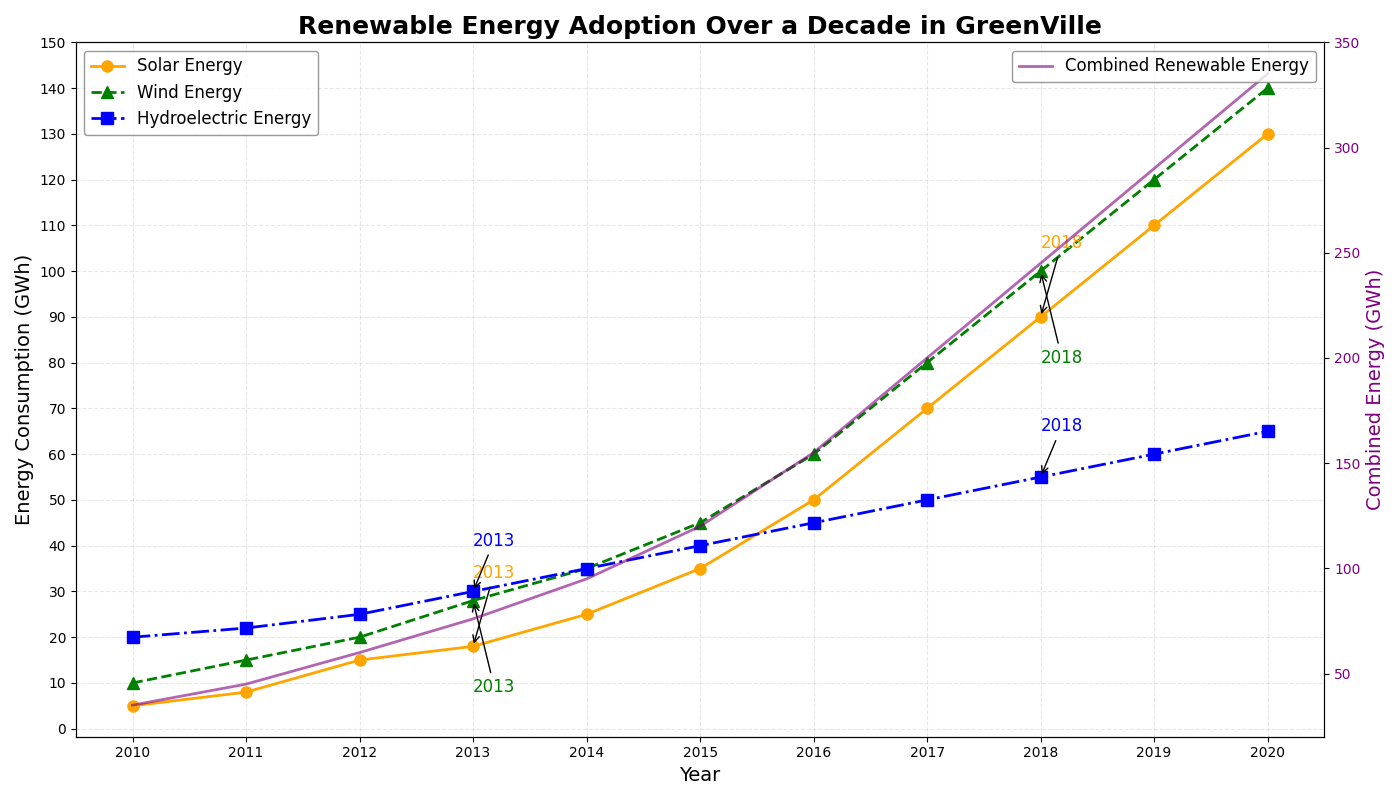

Python code for this plot:
import matplotlib.pyplot as plt
import numpy as np

# Backstory: Tracking the progress of renewable energy sources adoption over a decade in GreenVille city.
# The chart will show the growth of Solar, Wind, and Hydroelectric power usage over the years.

# Define the years for the x-axis
years = np.arange(2010, 2021)

# Artificial data for renewable energy usage (in GWh) per year
solar_energy = [5, 8, 15, 18, 25, 35, 50, 70, 90, 110, 130]
wind_energy = [10, 15, 20, 28, 35, 45, 60, 80, 100, 120, 140]
hydro_energy = [20, 22, 25, 30, 35, 40, 45, 50, 55, 60, 65]

# Create the figure and axis objects
fig, ax1 = plt.subplots(figsize=(14, 8))

# Plot the data for each energy source
ax1.plot(years, solar_energy, label='Solar Energy', color='orange', marker='o', markersize=8, linewidth=2)
ax1.plot(years, wind_energy, label='Wind Energy', color='green', marker='^', markersize=8, linewidth=2, linestyle='--')
ax1.plot(years, hydro_energy, label='Hydroelectric Energy', color='blue', marker='s', markersize=8, linewidth=2, linestyle='-.')

# Title and axis labels
ax1.set_title('Renewable Energy Adoption Over a Decade in GreenVille', fontsize=18, fontweight='bold')
ax1.set_xlabel('Year', fontsize=14)
ax1.set_ylabel('Energy Consumption (GWh)', fontsize=14)

# Customize ticks and grid
ax1.set_xticks(years)
ax1.set_yticks(np.arange(0, 151, step=10))
ax1.grid(alpha=0.3, linestyle='--')

# Add legend
ax1.legend(loc='upper left', fontsize=12, edgecolor='gray')

# Adding annotations to highlight key years
key_years = [2013, 2018]
for year in key_years:
    idx = np.where(years == year)[0][0]
    ax1.annotate(f'{year}', xy=(years[idx], solar_energy[idx]), xytext=(years[idx], solar_energy[idx]+15),
                 arrowprops=dict(facecolor='black', arrowstyle='->'), fontsize=12, color='orange')
    ax1.annotate(f'{year}', xy=(years[idx], wind_energy[idx]), xytext=(years[idx], wind_energy[idx]-20),
                 arrowprops=dict(facecolor='black', arrowstyle='->'), fontsize=12, color='green')
    ax1.annotate(f'{year}', xy=(years[idx], hydro_energy[idx]), xytext=(years[idx], hydro_energy[idx]+10),
                 arrowprops=dict(facecolor='black', arrowstyle='->'), fontsize=12, color='blue')

# Adding a subplot for combined energy usage over the years
combined_energy = np.array(solar_energy) + np.array(wind_energy) + np.array(hydro_energy)
ax2 = ax1.twinx()  # instantiate a second axes that shares the same x-axis
ax2.plot(years, combined_energy, label='Combined Renewable Energy', color='purple', linewidth=2, alpha=0.6, linestyle='-')
ax2.set_ylabel('Combined Energy (GWh)', fontsize=14, color='purple')
ax2.tick_params(axis='y', labelcolor='purple')
ax2.legend(loc='upper right', fontsize=12, edgecolor='gray')

# Automatically adjust layout
plt.tight_layout()

# Display the plot
plt.show()
